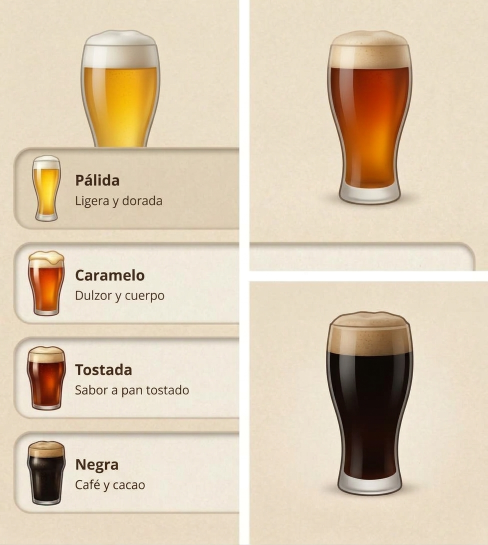
#> input picture scripts/vasos-cerveza/fuente.jpg, 976 x 1090 px (shown at 1/2 size)
$ python generar-vasos-cerveza.py
#> lines starting #> are read from the running program, lines starting #| are printed output that depends on the picture; after the words box and inside, x2 and y2 are one past the last pixel; in counts of white or black regions, pixels touching at a corner belong together
"""Genera assets/vasos/<malta>.png a partir del collage de scripts/vasos-cerveza/fuente.jpg.

    python scripts/generar-vasos-cerveza.py        (necesita Pillow y numpy)

El collage son capturas del diseno del juego: cada vaso va sobre un fondo beige.
Aqui se recorta cada uno, se le quita el fondo (relleno desde los bordes; el
contorno marron del vaso lo frena), se queda solo con el vaso entero (fuera
motas del JPEG), se rellenan huecos, se suaviza el borde y se amplia x2.

Si algun dia hay los iconos originales en PNG con transparencia, se sustituyen
los cuatro ficheros de assets/vasos/ y este script ya no hace falta. Es
determinista: misma fuente, mismos PNG.
"""

from pathlib import Path

import numpy as np
from PIL import Image, ImageDraw, ImageFilter

RAIZ = Path(__file__).resolve().parent.parent
FUENTE = RAIZ / 'scripts' / 'vasos-cerveza' / 'fuente.jpg'
SALIDA = RAIZ / 'assets' / 'vasos'

# (izq, arriba, der, abajo) de cada vaso de la lista, con margen de fondo alrededor.
CAJAS = {
    'palida': (55, 305, 135, 455),
    'caramelo': (45, 495, 140, 640),
    'tostada': (45, 685, 140, 830),
    'negra': (45, 875, 140, 1020),
}

TOLERANCIA = 22  # cuanto se puede alejar un pixel del beige para seguir siendo fondo
AMPLIACION = 2
MARCA = (255, 0, 255)


def fondo(recorte: Image.Image) -> np.ndarray:
    """Mascara booleana: True donde hay fondo (alcanzable desde el borde sin cruzar el contorno)."""
    m = recorte.copy()
    w, h = m.size
    puntos = [(x, y) for x in range(0, w, 2) for y in (0, h - 1)] + [(x, y) for y in range(0, h, 2) for x in (0, w - 1)]
    for p in puntos:
        if m.getpixel(p) != MARCA:
            ImageDraw.floodfill(m, p, MARCA, thresh=TOLERANCIA)
    a = np.asarray(m)
    return (a[:, :, 0] == 255) & (a[:, :, 1] == 0) & (a[:, :, 2] == 255)


def solo_el_vaso(es_fondo: np.ndarray) -> np.ndarray:
    """Lo que no es fondo, reducido al trozo conectado que pasa por el centro (sin motas).

    Busqueda en anchura a mano: ImageDraw.floodfill no rellena una mascara de un
    solo canal con thresh=0 (se comprobo), y aqui son miles de pixeles, no millones.
    """
    h, w = es_fondo.shape
    libre = ~es_fondo
    visto = np.zeros_like(libre)
    pila = [(h // 2, w // 2)]
    assert libre[h // 2, w // 2], 'el centro del recorte no cae dentro del vaso'
    visto[h // 2, w // 2] = True
    while pila:
        y, x = pila.pop()
        for ny, nx in ((y + 1, x), (y - 1, x), (y, x + 1), (y, x - 1)):
            if 0 <= ny < h and 0 <= nx < w and libre[ny, nx] and not visto[ny, nx]:
                visto[ny, nx] = True
                pila.append((ny, nx))
    return visto


def alfa_suave(vaso: np.ndarray) -> Image.Image:
    """Borde sin escalon y sin aureola beige: se erosiona un pixel y se difumina un poco."""
    m = Image.fromarray((vaso * 255).astype(np.uint8), 'L')
    m = m.filter(ImageFilter.MinFilter(3))
    return m.filter(ImageFilter.GaussianBlur(0.7))


def main() -> None:
    SALIDA.mkdir(parents=True, exist_ok=True)
    collage = Image.open(FUENTE).convert('RGB')
#> collage is the input picture: PIL image 976x1090 RGB; mean R, G, B 218.9, 202.8, 179.8
    for nombre, caja in CAJAS.items():
        recorte = collage.crop(caja)
        vaso = solo_el_vaso(fondo(recorte))
        rgba = recorte.convert('RGBA')
        rgba.putalpha(alfa_suave(vaso))
        # Recorte justo al vaso, con 2 px de aire para que el borde difuminado no se corte.
        caja_vaso = rgba.getchannel('A').point(lambda v: 255 if v > 8 else 0).getbbox()
        assert caja_vaso is not None, nombre
        izq, arr, der, aba = caja_vaso
        rgba = rgba.crop((max(izq - 2, 0), max(arr - 2, 0), min(der + 2, rgba.width), min(aba + 2, rgba.height)))
        rgba = rgba.resize((rgba.width * AMPLIACION, rgba.height * AMPLIACION), Image.LANCZOS)
        destino = SALIDA / f'{nombre}.png'
        rgba.save(destino, 'PNG', optimize=True)
        print(f'{destino.relative_to(RAIZ)}: {rgba.size[0]}x{rgba.size[1]}, {destino.stat().st_size} bytes')
#> this loop made 1 pass
#> (izq, arr, der, aba) on pass 1: (8, 5, 69, 140)
#> pass 1, in main, `recorte = collage.crop(caja)`:
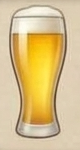
#> recorte: PIL image 80x150 RGB; mean R, G, B 217.3, 192.7, 138.2
#> pass 1, in fondo, `a = np.asarray(m)`:
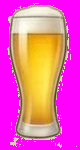
#> a: shape (150, 80, 3); mean R, G, B 232.7, 100.2, 172.2
#> pass 1, in solo_el_vaso, `libre = ~es_fondo`:
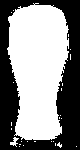
#> libre: shape (150, 80) bool; 55% white; 1 black region, box (x1, y1, x2, y2) and area: (0, 0, 80, 150) 5405
#> pass 1, in main, `vaso = solo_el_vaso(fondo(recorte))`:
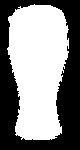
#> vaso: shape (150, 80) bool; 54.1% white; 1 black region, box (x1, y1, x2, y2) and area: (0, 0, 80, 150) 5513
#> after the loop:
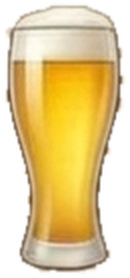
#> rgba: PIL image 130x278 RGBA; mean R, G, B, A 161.1, 137.6, 80.4, 169.3; transparent parts drawn white


if __name__ == '__main__':
#> (the run stopped early here; a loop or call above may not have finished)
